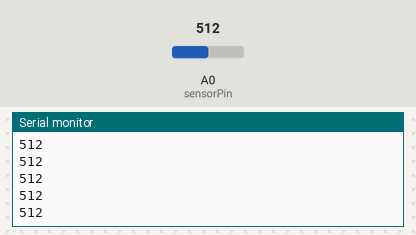
Bench run of a sketch on a simulated Arduino Uno, built with avr-gcc and run on an emulated ATmega328P. Parts: the last lines printed to the serial monitor. The test bench sets the inputs (shaded band); at power-on: A0 (sensorPin) = 512.

Above: at 1.2 s.
1.3 s: A0 (sensorPin) set to 716
At 2.4 s:
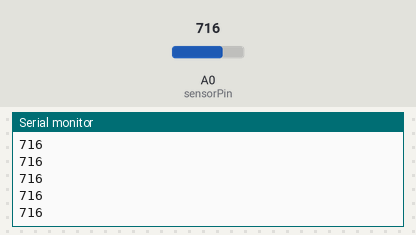
2.8 s: A0 (sensorPin) set to 900
At 3.8 s:
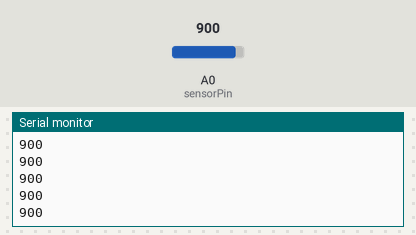
Timing chart, 0 to 5.8 s (numbered marks = the images above; inputs shaded):
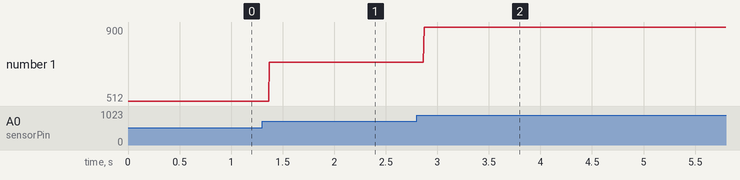

The sketch:

arduino_light_sens.ino
```cpp
const int sensorPin = A0;
int sensorVal = 0;

void setup() {
  // put your setup code here, to run once:
  Serial.begin(9600); // open a serial port
  // 9600 bits per second is te speed at which the Genuino will communicate
}

void loop() {
  sensorVal = analogRead(sensorPin);

  Serial.println(sensorVal);
  //}
  // wait - 10 seconds
  //delay(10000);

}
```

Measured:
- after the input at 1.3 s, the serial monitor: prints a new line after 0.07 s (image 1)
- after the input at 2.8 s, the serial monitor: prints a new line after 0.07 s (image 2)
- plotted number 1: 512 → 716 after the input at 1.3 s, 716 → 900 after the input at 2.8 s
